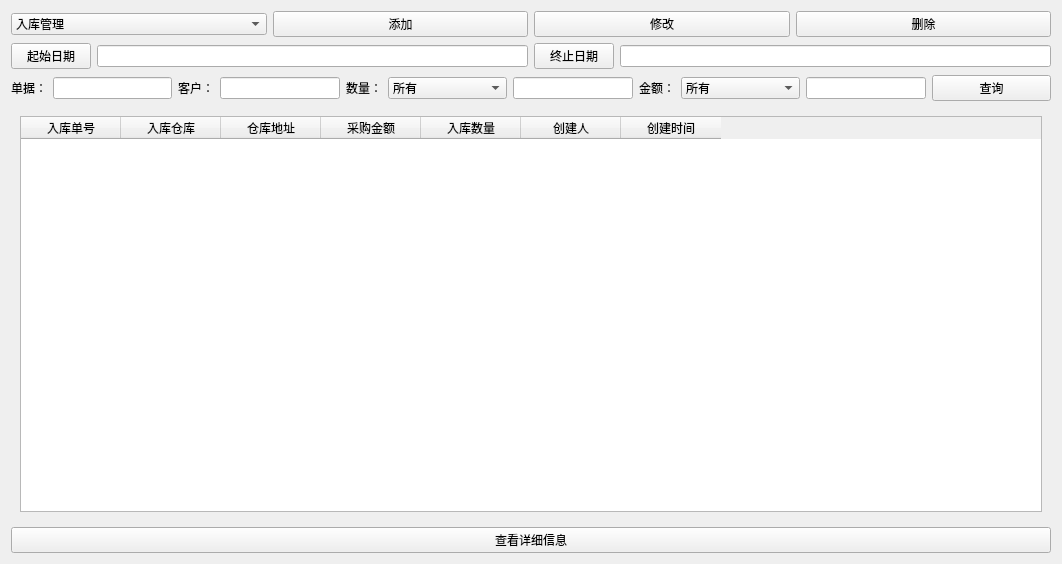
<?xml version="1.0" encoding="UTF-8"?>
<ui version="4.0">
 <class>StashManage</class>
 <widget class="QWidget" name="StashManage">
  <property name="geometry">
   <rect>
    <x>0</x>
    <y>0</y>
    <width>1062</width>
    <height>564</height>
   </rect>
  </property>
  <property name="windowTitle">
   <string>Form</string>
  </property>
  <layout class="QGridLayout" name="gridLayout_3">
   <item row="0" column="0">
    <layout class="QHBoxLayout" name="horizontalLayout_3">
     <item>
      <widget class="QComboBox" name="switchStash">
       <item>
        <property name="text">
         <string>入库管理</string>
        </property>
       </item>
       <item>
        <property name="text">
         <string>出库管理</string>
        </property>
       </item>
      </widget>
     </item>
     <item>
      <widget class="QPushButton" name="addStash">
       <property name="text">
        <string>添加</string>
       </property>
      </widget>
     </item>
     <item>
      <widget class="QPushButton" name="editStash">
       <property name="text">
        <string>修改</string>
       </property>
      </widget>
     </item>
     <item>
      <widget class="QPushButton" name="deleteStash">
       <property name="text">
        <string>删除</string>
       </property>
      </widget>
     </item>
    </layout>
   </item>
   <item row="1" column="0">
    <layout class="QHBoxLayout" name="horizontalLayout">
     <item>
      <widget class="QPushButton" name="timeStart">
       <property name="text">
        <string>起始日期</string>
       </property>
      </widget>
     </item>
     <item>
      <widget class="QLineEdit" name="timeStartLine"/>
     </item>
     <item>
      <widget class="QPushButton" name="timeEnd">
       <property name="text">
        <string>终止日期</string>
       </property>
      </widget>
     </item>
     <item>
      <widget class="QLineEdit" name="timeEndLine"/>
     </item>
    </layout>
   </item>
   <item row="2" column="0">
    <layout class="QHBoxLayout" name="horizontalLayout_2" stretch="0,10,0,10,0,10,10,0,10,10,10">
     <item>
      <widget class="QLabel" name="IDstashLable">
       <property name="text">
        <string>单据：</string>
       </property>
      </widget>
     </item>
     <item>
      <widget class="QLineEdit" name="IDstashEdit"/>
     </item>
     <item>
      <widget class="QLabel" name="supplyerORcustom">
       <property name="text">
        <string>客户：</string>
       </property>
      </widget>
     </item>
     <item>
      <widget class="QLineEdit" name="supplyerORcustomLine"/>
     </item>
     <item>
      <widget class="QLabel" name="numberLable">
       <property name="text">
        <string>数量：</string>
       </property>
      </widget>
     </item>
     <item>
      <widget class="QComboBox" name="numberSelect">
       <item>
        <property name="text">
         <string>所有</string>
        </property>
       </item>
       <item>
        <property name="text">
         <string>=</string>
        </property>
       </item>
       <item>
        <property name="text">
         <string>&gt;=</string>
        </property>
       </item>
       <item>
        <property name="text">
         <string>&lt;=</string>
        </property>
       </item>
      </widget>
     </item>
     <item>
      <widget class="QLineEdit" name="numberLine"/>
     </item>
     <item>
      <widget class="QLabel" name="momeyLable">
       <property name="text">
        <string>金额：</string>
       </property>
      </widget>
     </item>
     <item>
      <widget class="QComboBox" name="moneySelect">
       <item>
        <property name="text">
         <string>所有</string>
        </property>
       </item>
       <item>
        <property name="text">
         <string>=</string>
        </property>
       </item>
       <item>
        <property name="text">
         <string>&gt;=</string>
        </property>
       </item>
       <item>
        <property name="text">
         <string>&lt;=</string>
        </property>
       </item>
      </widget>
     </item>
     <item>
      <widget class="QLineEdit" name="moneyLine"/>
     </item>
     <item>
      <widget class="QPushButton" name="query">
       <property name="text">
        <string>查询</string>
       </property>
      </widget>
     </item>
    </layout>
   </item>
   <item row="3" column="0">
    <widget class="QStackedWidget" name="stackedWidget">
     <property name="currentIndex">
      <number>0</number>
     </property>
     <widget class="QWidget" name="page">
      <layout class="QGridLayout" name="gridLayout">
       <item row="0" column="0">
        <widget class="QTableWidget" name="intableWidget">
         <column>
          <property name="text">
           <string>入库单号</string>
          </property>
         </column>
         <column>
          <property name="text">
           <string>入库仓库</string>
          </property>
         </column>
         <column>
          <property name="text">
           <string>仓库地址</string>
          </property>
         </column>
         <column>
          <property name="text">
           <string>采购金额</string>
          </property>
         </column>
         <column>
          <property name="text">
           <string>入库数量</string>
          </property>
         </column>
         <column>
          <property name="text">
           <string>创建人</string>
          </property>
         </column>
         <column>
          <property name="text">
           <string>创建时间</string>
          </property>
         </column>
        </widget>
       </item>
      </layout>
     </widget>
     <widget class="QWidget" name="page_2">
      <layout class="QGridLayout" name="gridLayout_2">
       <item row="0" column="0">
        <widget class="QTableWidget" name="outtableWidget">
         <column>
          <property name="text">
           <string>出库单号</string>
          </property>
         </column>
         <column>
          <property name="text">
           <string>出库仓库</string>
          </property>
         </column>
         <column>
          <property name="text">
           <string>仓库地址</string>
          </property>
         </column>
         <column>
          <property name="text">
           <string>销售金额</string>
          </property>
         </column>
         <column>
          <property name="text">
           <string>出库数量</string>
          </property>
         </column>
         <column>
          <property name="text">
           <string>创建人</string>
          </property>
         </column>
         <column>
          <property name="text">
           <string>创建时间</string>
          </property>
         </column>
        </widget>
       </item>
      </layout>
     </widget>
    </widget>
   </item>
   <item row="4" column="0">
    <widget class="QPushButton" name="lookGood">
     <property name="text">
      <string>查看详细信息</string>
     </property>
    </widget>
   </item>
  </layout>
 </widget>
 <resources/>
 <connections/>
</ui>
